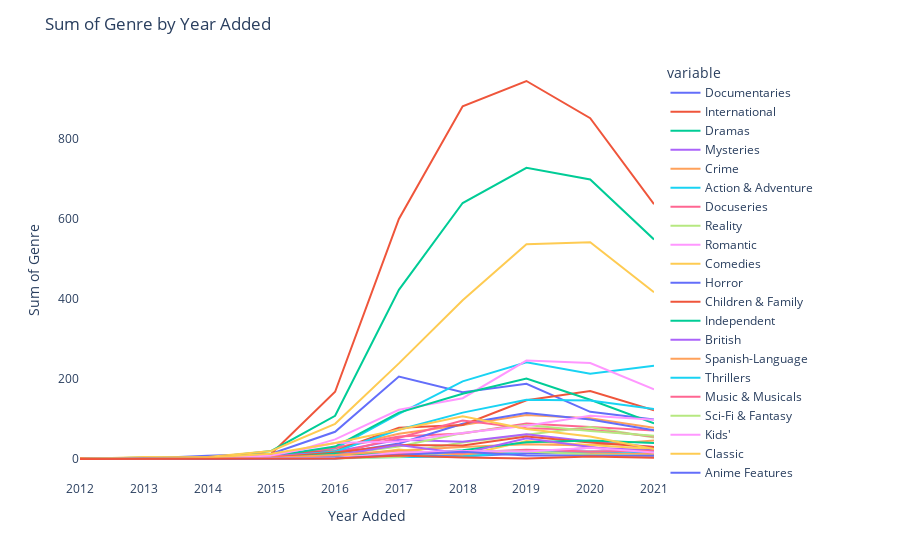

Notebook source saved alongside this figure:
### Markdown cell above
International Movies are most popular genre in 10 years, never changed

### Code cell
#group by year added and find the average genre exclude release year
nf.groupby('year_added').sum().reset_index().drop('release_year', axis=1)

#make graph of the average genre by year added just 10 years
fig = px.line(nf.groupby('year_added').sum().reset_index().iloc[-10:].drop('release_year', axis=1), x='year_added', y=nf.groupby('year_added').sum().reset_index().iloc[-10:].drop('release_year', axis=1).columns[1:])
fig.update_layout(title_text='Sum of Genre by Year Added')
#remove background
fig.update_layout(plot_bgcolor='rgba(0,0,0,0)')
#x axis name
fig.update_xaxes(title_text='Year Added')
#y axis name
fig.update_yaxes(title_text='Sum of Genre')
fig.show()

### Figure 1 — Plotly figure (JSON) as saved in the notebook; plotly's stock layout.template omitted (floating-point values rounded to 4 significant figures)
{"data": [{"hovertemplate": "variable=Documentaries<br>year_added=%{x}<br>value=%{y}<extra></extra>", "legendgroup": "Documentaries", "line": {"color": "#636efa", "dash": "solid"}, "marker": {"symbol": "circle"}, "mode": "lines", "name": "Documentaries", "orientation": "v", "showlegend": true, "type": "scatter", "x": ["2012", "2013", "2014", "2015", "2016", "2017", "2018", "2019", "2020", "2021"], "xaxis": "x", "y": [1, 1, 8, 13, 68, 206, 167, 188, 118, 99], "yaxis": "y"}, {"hovertemplate": "variable=International<br>year_added=%{x}<br>value=%{y}<extra></extra>", "legendgroup": "International", "line": {"color": "#EF553B", "dash": "solid"}, "marker": {"symbol": "circle"}, "mode": "lines", "name": "International", "orientation": "v", "showlegend": true, "type": "scatter", "x": ["2012", "2013", "2014", "2015", "2016", "2017", "2018", "2019", "2020", "2021"], "xaxis": "x", "y": [0, 1, 2, 13, 168, 600, 882, 945, 852, 637], "yaxis": "y"}, {"hovertemplate": "variable=Dramas<br>year_added=%{x}<br>value=%{y}<extra></extra>", "legendgroup": "Dramas", "line": {"color": "#00cc96", "dash": "solid"}, "marker": {"symbol": "circle"}, "mode": "lines", "name": "Dramas", "orientation": "v", "showlegend": true, "type": "scatter", "x": ["2012", "2013", "2014", "2015", "2016", "2017", "2018", "2019", "2020", "2021"], "xaxis": "x", "y": [0, 4, 3, 20, 108, 423, 640, 728, 699, 549], "yaxis": "y"}, {"hovertemplate": "variable=Mysteries<br>year_added=%{x}<br>value=%{y}<extra></extra>", "legendgroup": "Mysteries", "line": {"color": "#ab63fa", "dash": "solid"}, "marker": {"symbol": "circle"}, "mode": "lines", "name": "Mysteries", "orientation": "v", "showlegend": true, "type": "scatter", "x": ["2012", "2013", "2014", "2015", "2016", "2017", "2018", "2019", "2020", "2021"], "xaxis": "x", "y": [0, 1, 0, 2, 4, 9, 16, 16, 28, 22], "yaxis": "y"}, {"hovertemplate": "variable=Crime<br>year_added=%{x}<br>value=%{y}<extra></extra>", "legendgroup": "Crime", "line": {"color": "#FFA15A", "dash": "solid"}, "marker": {"symbol": "circle"}, "mode": "lines", "name": "Crime", "orientation": "v", "showlegend": true, "type": "scatter", "x": ["2012", "2013", "2014", "2015", "2016", "2017", "2018", "2019", "2020", "2021"], "xaxis": "x", "y": [0, 2, 1, 1, 27, 63, 85, 110, 102, 78], "yaxis": "y"}, {"hovertemplate": "variable=Action & Adventure<br>year_added=%{x}<br>value=%{y}<extra></extra>", "legendgroup": "Action & Adventure", "line": {"color": "#19d3f3", "dash": "solid"}, "marker": {"symbol": "circle"}, "mode": "lines", "name": "Action & Adventure", "orientation": "v", "showlegend": true, "type": "scatter", "x": ["2012", "2013", "2014", "2015", "2016", "2017", "2018", "2019", "2020", "2021"], "xaxis": "x", "y": [0, 0, 1, 4, 26, 113, 194, 242, 213, 233], "yaxis": "y"}, {"hovertemplate": "variable=Docuseries<br>year_added=%{x}<br>value=%{y}<extra></extra>", "legendgroup": "Docuseries", "line": {"color": "#FF6692", "dash": "solid"}, "marker": {"symbol": "circle"}, "mode": "lines", "name": "Docuseries", "orientation": "v", "showlegend": true, "type": "scatter", "x": ["2012", "2013", "2014", "2015", "2016", "2017", "2018", "2019", "2020", "2021"], "xaxis": "x", "y": [0, 1, 0, 5, 28, 56, 64, 89, 80, 71], "yaxis": "y"}, {"hovertemplate": "variable=Reality<br>year_added=%{x}<br>value=%{y}<extra></extra>", "legendgroup": "Reality", "line": {"color": "#B6E880", "dash": "solid"}, "marker": {"symbol": "circle"}, "mode": "lines", "name": "Reality", "orientation": "v", "showlegend": true, "type": "scatter", "x": ["2012", "2013", "2014", "2015", "2016", "2017", "2018", "2019", "2020", "2021"], "xaxis": "x", "y": [0, 0, 0, 0, 5, 15, 41, 60, 80, 54], "yaxis": "y"}, {"hovertemplate": "variable=Romantic<br>year_added=%{x}<br>value=%{y}<extra></extra>", "legendgroup": "Romantic", "line": {"color": "#FF97FF", "dash": "solid"}, "marker": {"symbol": "circle"}, "mode": "lines", "name": "Romantic", "orientation": "v", "showlegend": true, "type": "scatter", "x": ["2012", "2013", "2014", "2015", "2016", "2017", "2018", "2019", "2020", "2021"], "xaxis": "x", "y": [0, 0, 0, 2, 49, 123, 152, 246, 240, 174], "yaxis": "y"}, {"hovertemplate": "variable=Comedies<br>year_added=%{x}<br>value=%{y}<extra></extra>", "legendgroup": "Comedies", "line": {"color": "#FECB52", "dash": "solid"}, "marker": {"symbol": "circle"}, "mode": "lines", "name": "Comedies", "orientation": "v", "showlegend": true, "type": "scatter", "x": ["2012", "2013", "2014", "2015", "2016", "2017", "2018", "2019", "2020", "2021"], "xaxis": "x", "y": [2, 1, 5, 20, 88, 239, 397, 537, 542, 417], "yaxis": "y"}, {"hovertemplate": "variable=Horror<br>year_added=%{x}<br>value=%{y}<extra></extra>", "legendgroup": "Horror", "line": {"color": "#636efa", "dash": "solid"}, "marker": {"symbol": "circle"}, "mode": "lines", "name": "Horror", "orientation": "v", "showlegend": true, "type": "scatter", "x": ["2012", "2013", "2014", "2015", "2016", "2017", "2018", "2019", "2020", "2021"], "xaxis": "x", "y": [0, 0, 0, 4, 13, 39, 88, 115, 99, 72], "yaxis": "y"}, {"hovertemplate": "variable=Children & Family<br>year_added=%{x}<br>value=%{y}<extra></extra>", "legendgroup": "Children & Family", "line": {"color": "#EF553B", "dash": "solid"}, "marker": {"symbol": "circle"}, "mode": "lines", "name": "Children & Family", "orientation": "v", "showlegend": true, "type": "scatter", "x": ["2012", "2013", "2014", "2015", "2016", "2017", "2018", "2019", "2020", "2021"], "xaxis": "x", "y": [1, 2, 4, 11, 20, 78, 85, 147, 170, 122], "yaxis": "y"}, {"hovertemplate": "variable=Independent<br>year_added=%{x}<br>value=%{y}<extra></extra>", "legendgroup": "Independent", "line": {"color": "#00cc96", "dash": "solid"}, "marker": {"symbol": "circle"}, "mode": "lines", "name": "Independent", "orientation": "v", "showlegend": true, "type": "scatter", "x": ["2012", "2013", "2014", "2015", "2016", "2017", "2018", "2019", "2020", "2021"], "xaxis": "x", "y": [0, 0, 0, 7, 31, 116, 163, 201, 148, 89], "yaxis": "y"}, {"hovertemplate": "variable=British<br>year_added=%{x}<br>value=%{y}<extra></extra>", "legendgroup": "British", "line": {"color": "#ab63fa", "dash": "solid"}, "marker": {"symbol": "circle"}, "mode": "lines", "name": "British", "orientation": "v", "showlegend": true, "type": "scatter", "x": ["2012", "2013", "2014", "2015", "2016", "2017", "2018", "2019", "2020", "2021"], "xaxis": "x", "y": [0, 0, 0, 6, 19, 48, 43, 62, 44, 30], "yaxis": "y"}, {"hovertemplate": "variable=Spanish-Language<br>year_added=%{x}<br>value=%{y}<extra></extra>", "legendgroup": "Spanish-Language", "line": {"color": "#FFA15A", "dash": "solid"}, "marker": {"symbol": "circle"}, "mode": "lines", "name": "Spanish-Language", "orientation": "v", "showlegend": true, "type": "scatter", "x": ["2012", "2013", "2014", "2015", "2016", "2017", "2018", "2019", "2020", "2021"], "xaxis": "x", "y": [0, 0, 0, 0, 5, 21, 30, 37, 34, 46], "yaxis": "y"}, {"hovertemplate": "variable=Thrillers<br>year_added=%{x}<br>value=%{y}<extra></extra>", "legendgroup": "Thrillers", "line": {"color": "#19d3f3", "dash": "solid"}, "marker": {"symbol": "circle"}, "mode": "lines", "name": "Thrillers", "orientation": "v", "showlegend": true, "type": "scatter", "x": ["2012", "2013", "2014", "2015", "2016", "2017", "2018", "2019", "2020", "2021"], "xaxis": "x", "y": [0, 1, 1, 3, 19, 73, 116, 148, 146, 125], "yaxis": "y"}, {"hovertemplate": "variable=Music & Musicals<br>year_added=%{x}<br>value=%{y}<extra></extra>", "legendgroup": "Music & Musicals", "line": {"color": "#FF6692", "dash": "solid"}, "marker": {"symbol": "circle"}, "mode": "lines", "name": "Music & Musicals", "orientation": "v", "showlegend": true, "type": "scatter", "x": ["2012", "2013", "2014", "2015", "2016", "2017", "2018", "2019", "2020", "2021"], "xaxis": "x", "y": [0, 1, 0, 6, 13, 53, 96, 77, 73, 56], "yaxis": "y"}, {"hovertemplate": "variable=Sci-Fi & Fantasy<br>year_added=%{x}<br>value=%{y}<extra></extra>", "legendgroup": "Sci-Fi & Fantasy", "line": {"color": "#B6E880", "dash": "solid"}, "marker": {"symbol": "circle"}, "mode": "lines", "name": "Sci-Fi & Fantasy", "orientation": "v", "showlegend": true, "type": "scatter", "x": ["2012", "2013", "2014", "2015", "2016", "2017", "2018", "2019", "2020", "2021"], "xaxis": "x", "y": [0, 1, 2, 4, 10, 31, 65, 85, 70, 58], "yaxis": "y"}, {"hovertemplate": "variable=Kids'<br>year_added=%{x}<br>value=%{y}<extra></extra>", "legendgroup": "Kids'", "line": {"color": "#FF97FF", "dash": "solid"}, "marker": {"symbol": "circle"}, "mode": "lines", "name": "Kids'", "orientation": "v", "showlegend": true, "type": "scatter", "x": ["2012", "2013", "2014", "2015", "2016", "2017", "2018", "2019", "2020", "2021"], "xaxis": "x", "y": [0, 0, 2, 9, 40, 44, 65, 83, 108, 98], "yaxis": "y"}, {"hovertemplate": "variable=Classic<br>year_added=%{x}<br>value=%{y}<extra></extra>", "legendgroup": "Classic", "line": {"color": "#FECB52", "dash": "solid"}, "marker": {"symbol": "circle"}, "mode": "lines", "name": "Classic", "orientation": "v", "showlegend": true, "type": "scatter", "x": ["2012", "2013", "2014", "2015", "2016", "2017", "2018", "2019", "2020", "2021"], "xaxis": "x", "y": [0, 0, 1, 1, 3, 24, 8, 45, 35, 25], "yaxis": "y"}, {"hovertemplate": "variable=Anime Features<br>year_added=%{x}<br>value=%{y}<extra></extra>", "legendgroup": "Anime Features", "line": {"color": "#636efa", "dash": "solid"}, "marker": {"symbol": "circle"}, "mode": "lines", "name": "Anime Features", "orientation": "v", "showlegend": true, "type": "scatter", "x": ["2012", "2013", "2014", "2015", "2016", "2017", "2018", "2019", "2020", "2021"], "xaxis": "x", "y": [0, 0, 0, 0, 4, 9, 7, 14, 14, 23], "yaxis": "y"}, {"hovertemplate": "variable=Sports<br>year_added=%{x}<br>value=%{y}<extra></extra>", "legendgroup": "Sports", "line": {"color": "#EF553B", "dash": "solid"}, "marker": {"symbol": "circle"}, "mode": "lines", "name": "Sports", "orientation": "v", "showlegend": true, "type": "scatter", "x": ["2012", "2013", "2014", "2015", "2016", "2017", "2018", "2019", "2020", "2021"], "xaxis": "x", "y": [0, 1, 1, 3, 16, 35, 34, 56, 41, 30], "yaxis": "y"}, {"hovertemplate": "variable=Anime Series<br>year_added=%{x}<br>value=%{y}<extra></extra>", "legendgroup": "Anime Series", "line": {"color": "#00cc96", "dash": "solid"}, "marker": {"symbol": "circle"}, "mode": "lines", "name": "Anime Series", "orientation": "v", "showlegend": true, "type": "scatter", "x": ["2012", "2013", "2014", "2015", "2016", "2017", "2018", "2019", "2020", "2021"], "xaxis": "x", "y": [0, 0, 0, 0, 14, 11, 22, 42, 46, 40], "yaxis": "y"}, {"hovertemplate": "variable=Korean<br>year_added=%{x}<br>value=%{y}<extra></extra>", "legendgroup": "Korean", "line": {"color": "#ab63fa", "dash": "solid"}, "marker": {"symbol": "circle"}, "mode": "lines", "name": "Korean", "orientation": "v", "showlegend": true, "type": "scatter", "x": ["2012", "2013", "2014", "2015", "2016", "2017", "2018", "2019", "2020", "2021"], "xaxis": "x", "y": [0, 0, 0, 0, 9, 35, 14, 52, 30, 11], "yaxis": "y"}, {"hovertemplate": "variable=Science & Nature<br>year_added=%{x}<br>value=%{y}<extra></extra>", "legendgroup": "Science & Nature", "line": {"color": "#FFA15A", "dash": "solid"}, "marker": {"symbol": "circle"}, "mode": "lines", "name": "Science & Nature", "orientation": "v", "showlegend": true, "type": "scatter", "x": ["2012", "2013", "2014", "2015", "2016", "2017", "2018", "2019", "2020", "2021"], "xaxis": "x", "y": [0, 0, 0, 3, 10, 21, 11, 19, 16, 12], "yaxis": "y"}, {"hovertemplate": "variable=Teen<br>year_added=%{x}<br>value=%{y}<extra></extra>", "legendgroup": "Teen", "line": {"color": "#19d3f3", "dash": "solid"}, "marker": {"symbol": "circle"}, "mode": "lines", "name": "Teen", "orientation": "v", "showlegend": true, "type": "scatter", "x": ["2012", "2013", "2014", "2015", "2016", "2017", "2018", "2019", "2020", "2021"], "xaxis": "x", "y": [0, 1, 0, 0, 3, 4, 6, 18, 19, 18], "yaxis": "y"}, {"hovertemplate": "variable=Cult<br>year_added=%{x}<br>value=%{y}<extra></extra>", "legendgroup": "Cult", "line": {"color": "#FF6692", "dash": "solid"}, "marker": {"symbol": "circle"}, "mode": "lines", "name": "Cult", "orientation": "v", "showlegend": true, "type": "scatter", "x": ["2012", "2013", "2014", "2015", "2016", "2017", "2018", "2019", "2020", "2021"], "xaxis": "x", "y": [0, 0, 1, 1, 2, 13, 16, 23, 19, 21], "yaxis": "y"}, {"hovertemplate": "variable=Faith & Spirituality<br>year_added=%{x}<br>value=%{y}<extra></extra>", "legendgroup": "Faith & Spirituality", "line": {"color": "#B6E880", "dash": "solid"}, "marker": {"symbol": "circle"}, "mode": "lines", "name": "Faith & Spirituality", "orientation": "v", "showlegend": true, "type": "scatter", "x": ["2012", "2013", "2014", "2015", "2016", "2017", "2018", "2019", "2020", "2021"], "xaxis": "x", "y": [0, 0, 0, 0, 1, 5, 20, 19, 11, 8], "yaxis": "y"}, {"hovertemplate": "variable=LGBTQ<br>year_added=%{x}<br>value=%{y}<extra></extra>", "legendgroup": "LGBTQ", "line": {"color": "#FF97FF", "dash": "solid"}, "marker": {"symbol": "circle"}, "mode": "lines", "name": "LGBTQ", "orientation": "v", "showlegend": true, "type": "scatter", "x": ["2012", "2013", "2014", "2015", "2016", "2017", "2018", "2019", "2020", "2021"], "xaxis": "x", "y": [0, 0, 0, 1, 2, 16, 20, 19, 28, 16], "yaxis": "y"}, {"hovertemplate": "variable=Stand-Up Comedy<br>year_added=%{x}<br>value=%{y}<extra></extra>", "legendgroup": "Stand-Up Comedy", "line": {"color": "#FECB52", "dash": "solid"}, "marker": {"symbol": "circle"}, "mode": "lines", "name": "Stand-Up Comedy", "orientation": "v", "showlegend": true, "type": "scatter", "x": ["2012", "2013", "2014", "2015", "2016", "2017", "2018", "2019", "2020", "2021"], "xaxis": "x", "y": [0, 5, 4, 13, 40, 73, 107, 75, 56, 25], "yaxis": "y"}, {"hovertemplate": "variable=Stand-Up Comedy & Talk Shows<br>year_added=%{x}<br>value=%{y}<extra></extra>", "legendgroup": "Stand-Up Comedy & Talk Shows", "line": {"color": "#636efa", "dash": "solid"}, "marker": {"symbol": "circle"}, "mode": "lines", "name": "Stand-Up Comedy & Talk Shows", "orientation": "v", "showlegend": true, "type": "scatter", "x": ["2012", "2013", "2014", "2015", "2016", "2017", "2018", "2019", "2020", "2021"], "xaxis": "x", "y": [0, 1, 0, 0, 1, 10, 18, 9, 8, 8], "yaxis": "y"}, {"hovertemplate": "variable=Classic & Cult<br>year_added=%{x}<br>value=%{y}<extra></extra>", "legendgroup": "Classic & Cult", "line": {"color": "#EF553B", "dash": "solid"}, "marker": {"symbol": "circle"}, "mode": "lines", "name": "Classic & Cult", "orientation": "v", "showlegend": true, "type": "scatter", "x": ["2012", "2013", "2014", "2015", "2016", "2017", "2018", "2019", "2020", "2021"], "xaxis": "x", "y": [0, 0, 1, 1, 1, 9, 4, 1, 6, 3], "yaxis": "y"}], "layout": {"legend": {"title": {"text": "variable"}, "tracegroupgap": 0}, "margin": {"t": 60}, "plot_bgcolor": "rgba(0,0,0,0)", "title": {"text": "Sum of Genre by Year Added"}, "xaxis": {"anchor": "y", "domain": [0, 1], "title": {"text": "Year Added"}}, "yaxis": {"anchor": "x", "domain": [0, 1], "title": {"text": "Sum of Genre"}}}}
